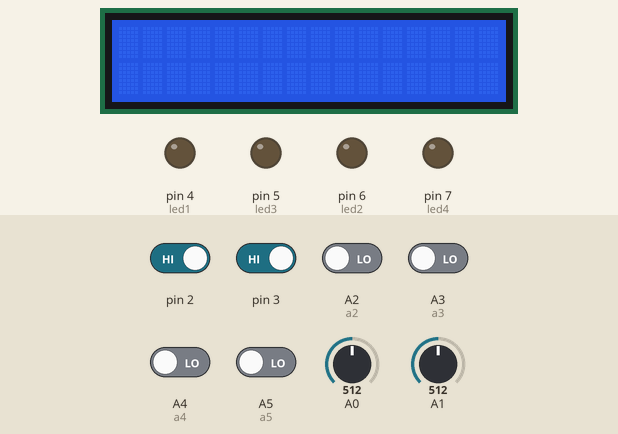
The sketch below on a simulated Arduino Uno, built with avr-gcc and run on an emulated ATmega328P. Parts: 16×2 character LCD, output pins drawn as LEDs (lit = HIGH). Inputs (shaded band) come from the test bench; at power-on: pin 2, pin 3 HIGH, A2 (a2), A3 (a3), A4 (a4), A5 (a5) LOW, A0 = 512, A1 = 512. Random numbers use the default seed unless the sketch sets one; what the sketch prints to the serial monitor is not drawn.

Above: at 1.2 s.
1.3 s: pin 2 driven LOW
At 3.4 s:
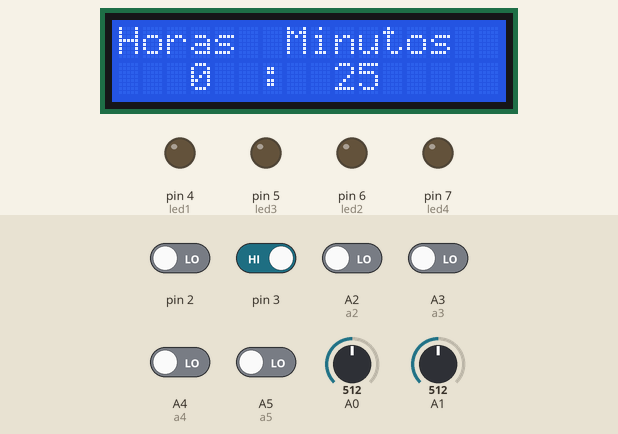
4.3 s: pin 2 driven HIGH
At 4.36 s:
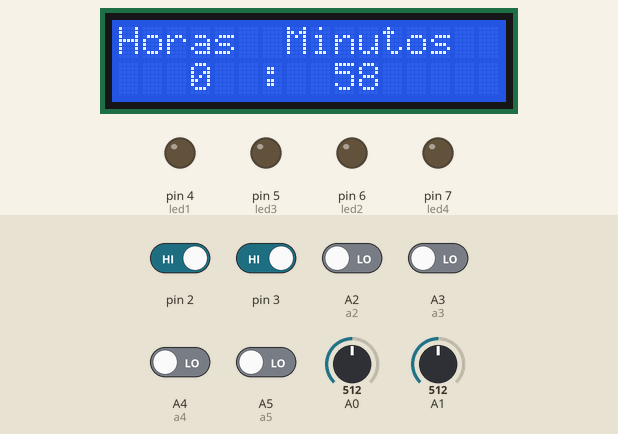
5.8 s: pin 3 driven LOW
7.3 s: pin 2 driven LOW
10.3 s: pin 2 driven HIGH
At 10.3 s:
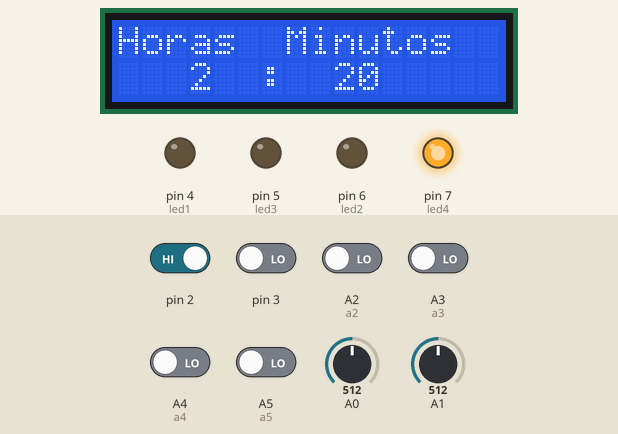
12.7 s: pin 3 driven HIGH
At 13.5 s:
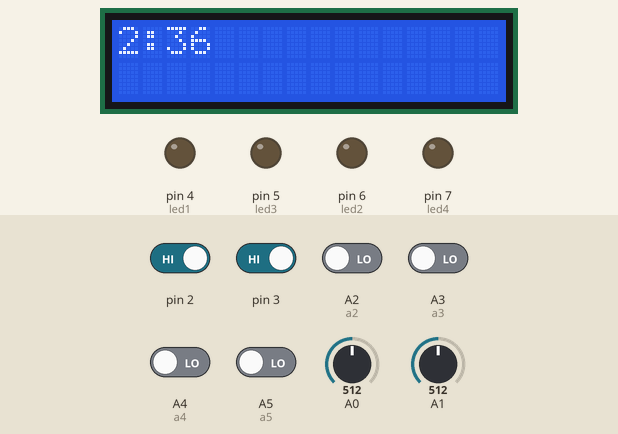
Timing chart, 0 to 15.3 s (numbered marks = the images above; inputs shaded):
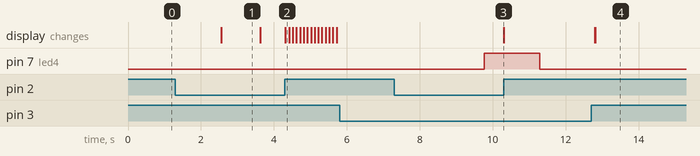

Measured:
- after the input at 1.3 s, the display: changes after 1.3 s (image 1)
- after the input at 5.8 s, every drawn part: stays the same
- after the input at 7.3 s, pin 7 (led4): LOW → HIGH after 2.5 s
- after the input at 12.7 s, the display: first changes after 0.10 s (image 4 shows a later state)
- what the display in image 1 shows lasts 1.0 s, from 2.6 s to 3.6 s

The sketch:

GomezA_LAB2_SE.ino
```cpp
/*
 * Se tiene un reloj visualizado en una LCD donde se observa el horero y minutero.
 * Sin embargo, porrazones de simulacion, el minutero cambia su valor cada segundo y el horero en consecuencia, cada minuto.
 * NOMBRE: GOMEZ ALEXANDER
 */
 #include <MsTimer2.h>
 #include <LiquidCrystal.h>

 LiquidCrystal lcd(13,12,11,10,9,8);
//variablesutilizadas en el reloj
 int minutos=0;
 int horas=0;
//variables utilizadas en interrupciones
 int on=0;
 int on2=0;
//variables utilizadas en luces led
 int aleatorio;
 byte a=1;
 int cont=0;
 //variables utilizada en Configuracion hora CAD
 int pot1;
 int pot2;
 int b,c,d,e;
//Variables para los sensores
 int a2=A2;
 int a3=A3;
 int a4=A4;
 int a5=A5;
 //luces led
int led1=4;
int led2=6;
int led3=5;
int led4=7;

void setup() {
  MsTimer2::set(100,reloj);//Configuracion timer
  MsTimer2::stop();
  attachInterrupt(0,activacion,LOW);//interruocion 0 activacion
  attachInterrupt(1,funcionamiento,LOW);//interrupcion 1 funcionamiento
  Serial.begin(9600);
  lcd.begin(16,2);
  //Declarar variables led de salida
  pinMode(led1,OUTPUT);
  pinMode(led2,OUTPUT);
  pinMode(led3,OUTPUT);
  pinMode(led4,OUTPUT);
  //variables de sensores de entrada
  pinMode(a2,INPUT);
  pinMode(a3,INPUT);
  pinMode(a4,INPUT);
  pinMode(a5,INPUT);
}

void loop() {
//Encender reloj
  if(on==0){
    MsTimer2::start();//inicio de reloj
  }
  //Luces Aleatorias

  else if(on==2 && on2==1 && a==0){//condicionales de las 2 interruciones
    aleatorio=random(4,8);// aleatorio para las luces
    digitalWrite(aleatorio,HIGH);
    cont++;
   delay(100);
   digitalWrite(led1,LOW);
   digitalWrite(led2,LOW);
   digitalWrite(led3,LOW);
   digitalWrite(led4,LOW);
   if (cont==20){
    a++;
   }
  }

  //configuracion reloj
  else if(on==2 && on2==2){
    MsTimer2::stop();//pause del reloj
    pot1=analogRead(0);// leer datos analogicos minutos
    pot2=analogRead(1);// leer datos anaolgicos horas
    pot1=map(pot1,0,1023,0,59);//conversion y limite del pontenciometro minutos
    pot2=map(pot2,0,1023,0,23);//conversion y limite del pontenciometro horas
    if(b==0){
    c=pot1;
    d=pot2;
    b=1;
    }
    //impresion de hora configurada (horas y minutos)
    if(c==pot1 &&d==pot2){
    lcd.clear();
    lcd.setCursor(0,0);
    lcd.print(horas);
    lcd.print(":");
    lcd.print(minutos);
    delay(50);
    }
    //impresion Configurada solo hora
    if(c==pot1 && d!=pot2){
      lcd.clear();
    lcd.setCursor(0,0);
    lcd.print(pot2);
    lcd.print(":");
    lcd.print(minutos);
    delay(50);
    }
    //impresion Configurada solo minutos
    if(c!=pot1 && d==pot2){
      lcd.clear();
    lcd.setCursor(0,0);
    lcd.print(horas);
    lcd.print(":");
    lcd.print(pot1);
    delay(50);
    }
    //impresion sin modificar hora
    if(c!=pot1 && d!=pot1) {

    lcd.clear();
    lcd.setCursor(0,0);
    lcd.print(pot2);
    lcd.print(":");
    lcd.print(pot1);
    delay(20);
    }
    //impresion en el modo original e inicio
     if(on2==3 && on==2){
  horas=pot2;
  minutos=pot1;
  MsTimer2::start();
  }
  }
 //modo Sensores
  else if(on2==3 && on==2){
    //Sensores digitales conparacion de entrada
         if(digitalRead(a2)==HIGH){
              Serial.println("Sensor 1 Activado"); //mensaje de activacion
              delay(200);
         }
         else if(digitalRead(a3)==HIGH){
           Serial.println("Sensor 2 Activado"); //mensaje de activacion
              delay(200);
          }
          else if(digitalRead(a4)==HIGH){
            Serial.println("Sensor 3 Activado"); //mensaje de activacion
              delay(200);
            }
            else if(digitalRead(a5)==HIGH){
              Serial.println("Sensor 4 Activado"); //mensaje de activacion
              delay(200);
              }
  }
}

//------RELOJ-----------------//
void reloj(){
  if(minutos<60){ //condicional minutos
    minutos++;
  }
  else{
    minutos=0;
    if(horas<24) //condicional horas
    horas++;
    else
    horas=0;
  }
  //impresion en lcd de mensaje y la hora
  lcd.clear();
  lcd.setCursor(0,0);
  lcd.print("Horas");
  lcd.setCursor(3,1);
  lcd.print(horas);

  lcd.setCursor(6,1);
  lcd.print(":");

  lcd.setCursor(7,0);
  lcd.print("Minutos");
  lcd.setCursor(9,1);
  lcd.print(minutos);
}


//---------- Interrupcion 0 --------------//
//Encendido-SeleccionModo-Apagado
void activacion(){
  switch(on){
    case 0:
    Serial.println("Reloj Encendido:");
    reloj();
    on++;
    break;
    case 1:
    Serial.println("Seleccion de Modo:");
    MsTimer2::start();
    on++;
    break;
    case 2:
    Serial.println("Apagado:");
    MsTimer2::stop();
      lcd.clear();
      on=0;
    break;

  }
}
//---------- Interrupcion 1--------------//
void funcionamiento(){
   if(on==2){
     switch (on2){
      case 0:
        Serial.println(" MODO DE LUCES");
        on2++;
      break;
      case 1:
        Serial.println(" MODO CONFIGURACION DE RELOJ");
        on2++;
      break;
      case 2:
      Serial.println("-----Alarma configurada-----");
      Serial.println("  Modo SENSORES DIGITALES");
        on2++;
      break;
      case 3:
        on2=0;
        cont=0;
        a=0;
        b=0;
      break;
    }
  }
}
```
